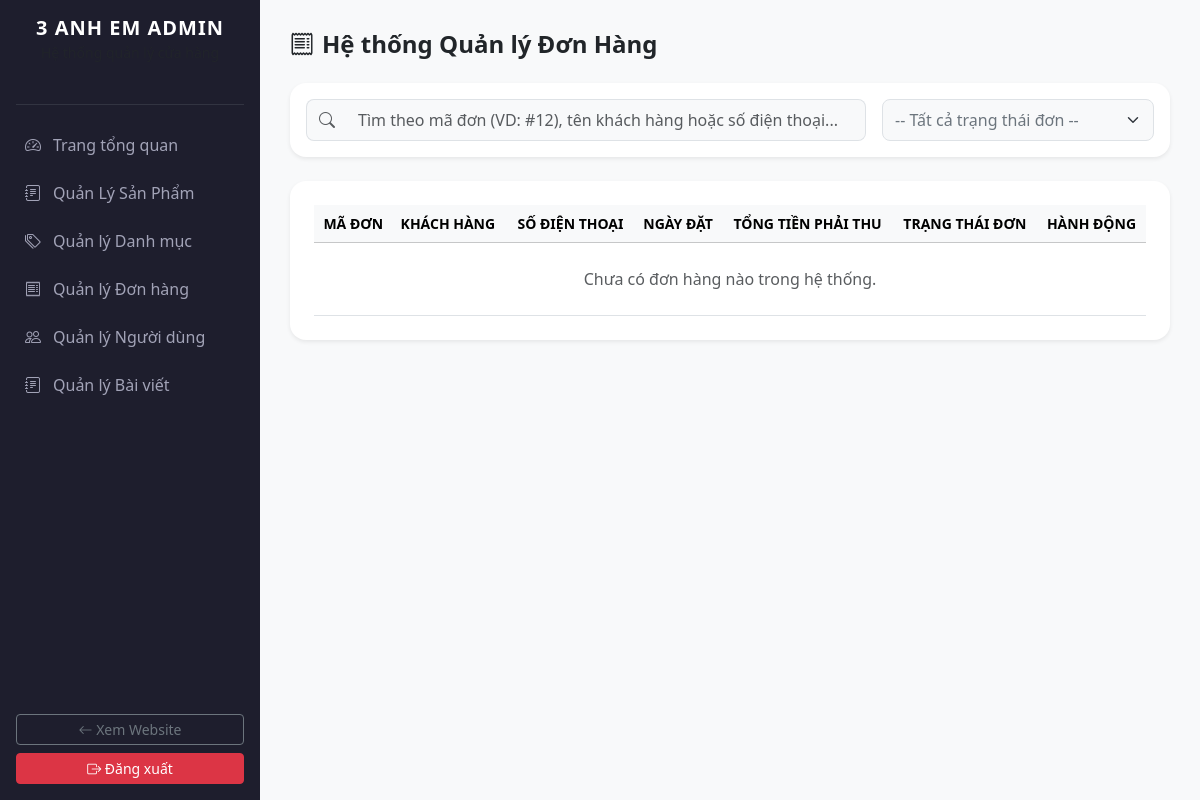
Before: /phomai3anhem/admin/orders.php (signed in) with the older database file.
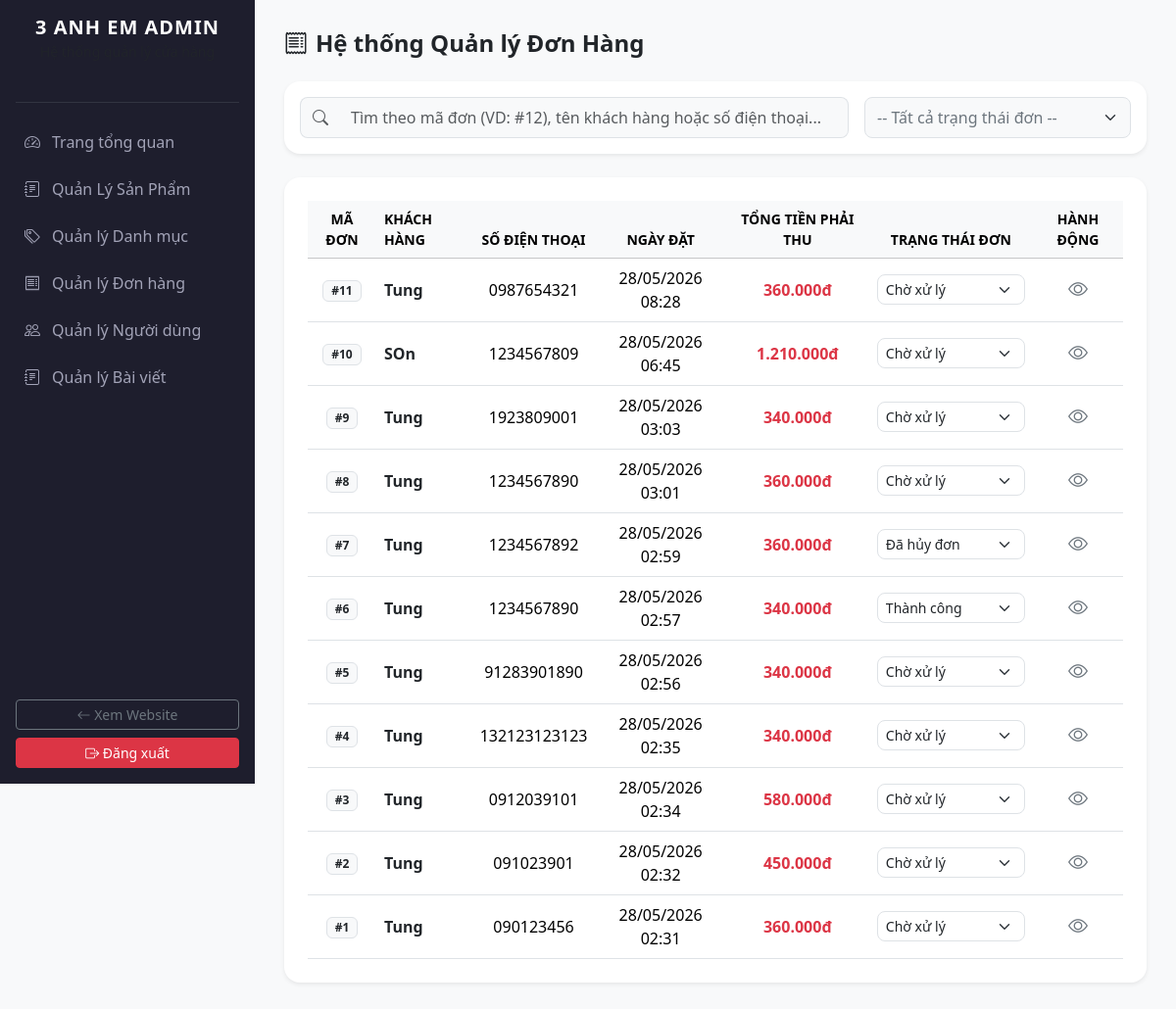
After: the same page with the newer database file.
### tables this page shows
CREATE TABLE `orders` (
  `id` int(11) NOT NULL,
  `user_id` int(11) DEFAULT NULL,
  `full_name` varchar(255) NOT NULL,
  `email` varchar(255) NOT NULL,
  `phone` varchar(20) NOT NULL,
  `address` text NOT NULL,
  `note` text DEFAULT NULL,
  `total_money` int(11) NOT NULL,
  `status` varchar(50) DEFAULT 'pending',
  `created_at` timestamp NOT NULL DEFAULT current_timestamp()
);

### phomai3anhem/admin/orders.php (the view, shortened to what this page needs)
<?php
include_once '../config/db.php';
include_once 'includes/header.php';
$orders = $pdo->query("SELECT * FROM orders ORDER BY id DESC")->fetchAll();
?>
<div class="mb-4">
    <h4 class="fw-bold text-dark"><i class="bi bi-receipt me-2"></i>Hệ thống Quản lý Đơn Hàng</h4>
</div>
<div class="card border-0 shadow-sm rounded-4 p-3 bg-white mb-4">
    <div class="row g-3">
        <div class="col-12 col-md-7 col-lg-8">
            <div class="input-group">
                <span class="input-group-text bg-light border-end-0 text-muted rounded-start-3"><i class="bi bi-search"></i></span>
                <input type="text" id="searchOrderInput" class="form-control bg-light border-start-0 rounded-end-3 py-2 small" placeholder="Tìm theo mã đơn (VD: #12), tên khách hàng hoặc số điện thoại..." onkeyup="filterAdminOrders()">
            </div>
        </div>
        <div class="col-12 col-md-5 col-lg-4">
            <select id="filterStatusSelect" class="form-select bg-light rounded-3 py-2 small text-secondary" onchange="filterAdminOrders()">
                <option value="all">-- Tất cả trạng thái đơn --</option>
            </select>
        </div>
    </div>
</div>
<div class="card admin-card bg-white border-0 shadow-sm rounded-4 p-4">
    <div class="table-responsive">
        <table class="table table-hover align-middle text-center m-0" id="adminOrdersTable">
            <thead class="table-light text-secondary small text-uppercase">
                <tr>
                    <th>Mã đơn</th>
                    <th class="text-start">Khách hàng</th>
                    <th>Số điện thoại</th>
                    <th>Ngày đặt</th>
                    <th>Tổng tiền phải thu</th>
                    <th>Trạng thái đơn</th>
                    <th>Hành động</th>
                </tr>
            </thead>
            <tbody>
                <?php if (count($orders) > 0): ?>
                    <?php foreach($orders as $o): ?>
                    <tr class="order-data-row"
                        data-id="#<?php echo $o['id']; ?>"
                        data-customer="<?php echo mb_strtolower(htmlspecialchars($o['full_name']), 'UTF-8'); ?>"
                        data-phone="<?php echo htmlspecialchars($o['phone']); ?>"
                        data-status="<?php echo strtolower(htmlspecialchars($o['status'])); ?>">
                        <td><span class="badge bg-light text-dark border">#<?php echo $o['id']; ?></span></td>
                        <td class="text-start fw-bold text-dark"><?php echo htmlspecialchars($o['full_name']); ?></td>
                        <td><?php echo htmlspecialchars($o['phone']); ?></td>
                        <td><?php echo date('d/m/Y H:i', strtotime($o['created_at'])); ?></td>
                        <td class="text-danger fw-bold"><?php echo number_format($o['total_money'], 0, ',', '.'); ?>đ</td>
                        <td>
                            <select class="form-select form-select-sm d-inline-block w-auto rounded-3 change-order-status" data-id="<?php echo $o['id']; ?>">
                                <option value="pending" <?php echo $o['status']=='pending'?'selected':''; ?>>Chờ xử lý</option>
                                <option value="completed" <?php echo $o['status']=='completed'?'selected':''; ?>>Thành công</option>
                                <option value="cancelled" <?php echo $o['status']=='cancelled'?'selected':''; ?>>Đã hủy đơn</option>
                            </select>
                        </td>
                        <td>
                            <div class="btn-group gap-1">
                                <a href="orders-detail.php?id=<?php echo $o['id']; ?>" class="btn btn-sm btn-outline-secondary rounded-3 border-0 px-2" title="Xem chi tiết">
                                    <i class="bi bi-eye fs-5"></i>
                                </a>
                            </div>
                        </td>
                    </tr>
                    <?php endforeach; ?>
                <?php else: ?>
                    <tr>
                        <td colspan="7" class="text-center text-muted py-4">Chưa có đơn hàng nào trong hệ thống.</td>
                    </tr>
                <?php endif; ?>
            </tbody>
        </table>
    </div>
</div>
<?php include_once 'includes/footer.php'; ?>

Changed rows visible on the page:
added orders: id "11", full_name "Tung", phone "0987654321", created_at "28/05/2026 08:28", total_money "360.000", status+id "Chờ xử lý"
added orders: id "10", full_name "SOn", phone "1234567809", created_at "28/05/2026 06:45", total_money "1.210.000", status+id "Chờ xử lý"
added orders: id "9", full_name "Tung", phone "1923809001", created_at "28/05/2026 03:03", total_money "340.000", status+id "Chờ xử lý"
added orders: id "8", full_name "Tung", phone "1234567890", created_at "28/05/2026 03:01", total_money "360.000", status+id "Chờ xử lý"
added orders: id "7", full_name "Tung", phone "1234567892", created_at "28/05/2026 02:59", total_money "360.000", status+id "Đã hủy đơn"
added orders: id "6", full_name "Tung", phone "1234567890", created_at "28/05/2026 02:57", total_money "340.000", status+id "Thành công"
added orders: id "5", full_name "Tung", phone "91283901890", created_at "28/05/2026 02:56", total_money "340.000", status+id "Chờ xử lý"
added orders: id "4", full_name "Tung", phone "132123123123", created_at "28/05/2026 02:35", total_money "340.000", status+id "Chờ xử lý"
added orders: id "3", full_name "Tung", phone "0912039101", created_at "28/05/2026 02:34", total_money "580.000", status+id "Chờ xử lý"
added orders: id "2", full_name "Tung", phone "091023901", created_at "28/05/2026 02:32", total_money "450.000", status+id "Chờ xử lý"
added orders: id "1", full_name "Tung", phone "090123456", created_at "28/05/2026 02:31", total_money "360.000", status+id "Chờ xử lý"
Other visible differences:
text no longer shown: "Chưa có đơn hàng nào trong hệ thống."
